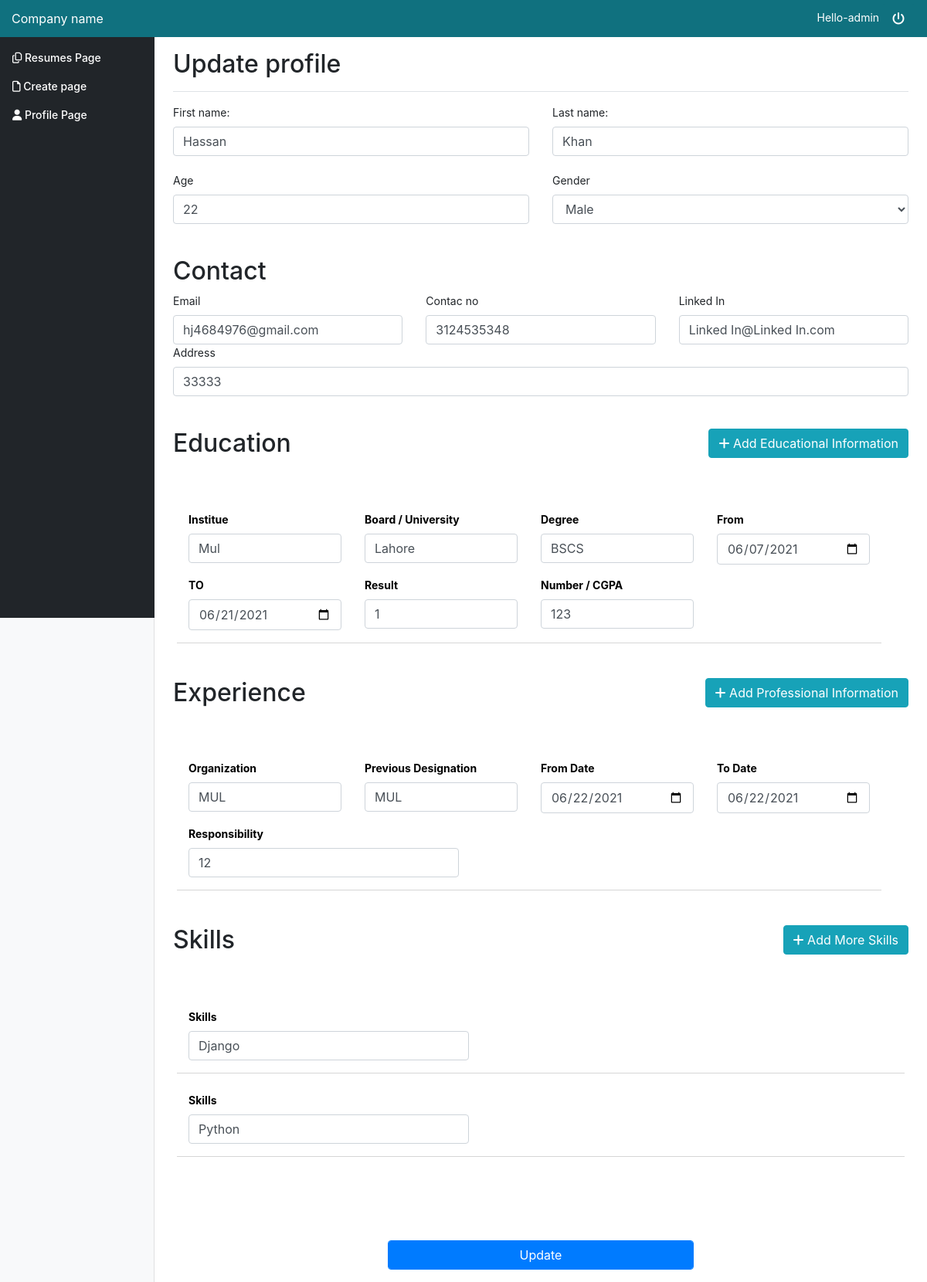
Screenshot of /dashboard/updateinfo/ (signed in) with the database file from the repository.
### dashboard/models.py (models this page shows, shortened)
class Profile(models.Model):
    boolChoice = (
        ("Male", "Male"), ("Female", "Female"))
    name = models.CharField(max_length=50)
    fname = models.TextField(max_length=50)
    age = models.IntegerField()
    gender = models.CharField(max_length=10, choices=boolChoice)
    profile_pic = models.ImageField(default='place.png')
    email = models.TextField(max_length=20, default=None)
    contactno1 = models.IntegerField(default=None)
    contactno2 = models.IntegerField(blank=True, null=True)
    linkedin = models.TextField(max_length=50, default=None)
    address = models.TextField(max_length=100, default=None)
    education = models.ManyToManyField(ProfileEducation, default=None)
    experience = models.ManyToManyField(ProfileExperience, default=None)
    skills = models.ManyToManyField(ProfileSkills, default=None)
    user = models.ManyToManyField(User, blank=True)
    def __str__(self):
        return self.name

class ProfileEducation(models.Model):
    institute = models.TextField(max_length=50)
    board = models.TextField(max_length=50)
    degree = models.TextField(max_length=50)
    startingdate = models.TextField(max_length=20)
    endingdate = models.TextField(max_length=20)
    result = models.TextField(max_length=10)
    percentage = models.IntegerField(default=None)

class ProfileExperience(models.Model):
    organization = models.TextField(max_length=20)
    previousDesignation = models.TextField(max_length=20)
    startingDate = models.TextField(max_length=20)
    endingDate = models.TextField(max_length=20)
    responsibilities = models.TextField(max_length=100)

class ProfileSkills(models.Model):
    skills = models.TextField(max_length=20)

### dashboard/views.py (the view, shortened to what this page needs)
# urls.py: path('updateinfo/', views.update_profile, name='updateinfo'),
def update_profile(request):
    id = request.user.id
    profile = Profile.objects.filter(user=request.user).first()
    print(profile)
    return render(request, 'dashboard/profile_update.html', {'profile': profile, 'id': id})

### dashboard/templates/dashboard/profile_update.html (shortened to what this page needs)
{% extends 'basetemplate.html' %}
{%block content  %}
    <main role="main" class="col-md-9 ml-sm-auto col-lg-10 pt-3 px-4">
        <div class="d-flex justify-content-between flex-wrap flex-md-nowrap align-items-center pb-2 mb-3 border-bottom">
            <h1 class="h2">Update profile</h1>
        </div>
        <form  class="form-group " action="{% url 'dashboard:updateinfo'  %}" method="post" enctype="multipart/form-data">
            <div class="row">
                <div class="col">
                    <label  for="fname" >First name:</label><br>
                    <input class="form-control" type="text" id="fname" name="fname" value="{{ profile.name }}">
                </div>
                <div class="col">
                    <label  for="lname">Last name:</label><br>
                    <input class="form-control" type="text" id="lname" name="lname" value="{{ profile.fname }}">
                </div>
            </div>
            <br>
            <div class="row">
                <div class="col">
                    <label  for="age">Age</label><br>
                    <input class="form-control" type="number" id="age" name="age" value="{{ profile.age }}">
                </div>
                <div class="col">
                    <label >Gender </label><br>
                    <select name="gender" class="form-control">
                        <option value="Male" >Male</option>
                    </select>
                </div>
            </div>
            <br><br>
            <h2>Contact</h2>
            <div class="row">
                <div class="col">
                    <label >Email </label><br>
                    <input class="form-control" type="text" name="email" id="email" value="{{ profile.email }}">
                </div>
                <div class="col">
                    <label >Contac no </label><br>
                    <input class="form-control" type="text"  name="contact1" id="concontactno1" value="{{ profile.contactno1 }}">
                </div>
                <div class="col">
                    <label >Linked In </label><br>
                    <input class="form-control" type="text" name="linkedin" id="linkedin" value="{{ profile.linkedin }}" >
                </div>
            </div>
            <div class="row">
                <div class="col">
                    <label >Address </label><br>
                    <input class="form-control" type="text" name="address" id="address" value="{{ profile.address }}">
                </div>
            </div>
            <br> <br>
            <div class="d-flex justify-content-between  mb-3">
                <div> <h2>Education</h2></div>
                <div id="AddMoreFileId" style="text-align: right">
                    <button type="button" name="addP" id="AddMoreFileBox" class="btn btn-info pull-right mb-4">
                                                                <span class="icon text-white">
                                                                    <i class="fas fa-plus"></i>
                                                                </span>
                        <span class="text"> Add Educational Information</span>
                    </button>
                </div>
            </div>
            <div class="card-body" style="padding-bottom: 0px">
                {% for edu in profile.education.all %}
                    <div id="" class="mb-4">
                        <div class="row col-md-12">
                            <div class="row" style="border-bottom-style: solid; border-bottom-width: thin; margin-top: 1%; border-bottom-color: #d6d6d6;">
                                <div class="col-md-3"><div class="form-group"><label class="bmd-label-floating" style="font-weight: bold; color: black;">Institue</label> <input class="form-control" type="text" name="Institute[]"  value="{{ edu.institute }}" placeholder="Institute" /></div></div>
                                <div class="col-md-3"><div class="form-group"><label class="bmd-label-floating" style="font-weight: bold; color: black;">Board / University</label> <input class="form-control" type="text" name="Board_Uni[]"  value="{{ edu.board }}" placeholder="Board / University" /></div></div>
                                <div class="col-md-3"><div class="form-group"><label class="bmd-label-floating" style="font-weight: bold; color: black;">Degree</label> <input class="form-control" type="text" name="Degree[]"  value="{{ edu.degree }}" placeholder="Degree" /></div></div>
                                <div class="col-md-3"><div class="form-group"><label class="bmd-label-floating" style="font-weight: bold; color: black;">From</label> <input class="form-control" type="date" name="PassingYear[]"  value="{{ edu.startingdate }}" placeholder="Passing Year" /></div></div>
                                <div class="col-md-3"><div class="form-group"><label class="bmd-label-floating" style="font-weight: bold; color: black;">TO</label> <input class="form-control" type="date" name="enddate[]"  value="{{ edu.endingdate }}"placeholder="Passing Year" /></div></div>
                                <div class="col-md-3"><div class="form-group"><label class="bmd-label-floating" style="font-weight: bold; color: black;">Result</label> <input class="form-control" type="text" name="Result[]"  value="{{ edu.result }}"placeholder="Result" /></div></div>
                                <div class="col-md-3"><div class="form-group"><label class="bmd-label-floating" style="font-weight: bold; color: black;">Number / CGPA</label> <input class="form-control" type="text" name="Number_CGPA[]"  value="{{ edu.percentage }}" placeholder="Number / CGPA" /></div></div>
                            </div>
                        </div>
                    </div>
                {% endfor %}
            </div>
            <br>
            <div class="d-flex justify-content-between  mb-3">
                <div>   <h2>Experience</h2> </div>
                <div id="AddMoreFileId1" style="text-align: right">
                    <button type="button" name="addP" id="AddMoreFileBox1" class="btn btn-info pull-right mb-4">
                                                                    <span class="icon text-white">
                                                                        <i class="fas fa-plus"></i>
                                                                    </span>
                        <span class="text"> Add Professional Information</span>
                    </button>
                </div>
            </div>
            <div class="card-body" style="padding-bottom: 0px">
                {% for exp in profile.experience.all %}
                    <div id="" class="mb-4">
                        <div class="row col-md-12">
                            <div class="row" style="border-bottom-style: solid; border-bottom-width: thin; margin-top: 1%; border-bottom-color: #d6d6d6;">
                                <div class="col-md-3"><div class="form-group"><label class="bmd-label-floating" style="font-weight: bold; color: black;">Organization</label> <input class="form-control" type="text" name="Organization[]" value="{{ exp.organization }}" placeholder="Organization" /></div></div>
                                <div class="col-md-3"><div class="form-group"><label class="bmd-label-floating" style="font-weight: bold; color: black;">Previous Designation</label> <input class="form-control" type="text" name="Previous_Designation[]" value="{{ exp.previousDesignation }}" placeholder="Previous Designation" /></div></div>
                                <div class="col-md-3"><div class="form-group"><label class="bmd-label-floating" style="font-weight: bold; color: black;">From Date</label> <input class="form-control" type="date" name="FromDate[]" value="{{ exp.startingDate }}" placeholder="From Date" /></div></div>
                                <div class="col-md-3"><div class="form-group"><label class="bmd-label-floating" style="font-weight: bold; color: black;">To Date</label> <input class="form-control" type="date" name="ToDate[]" value="{{ exp.endingDate }}" placeholder="To Date" /></div></div>
                                <div class="col-md-5"><div class="form-group"><label class="bmd-label-floating" style="font-weight: bold; color: black;">Responsibility</label> <input class="form-control" type="text" name="Responsibility[]" value="{{ exp.responsibilities }}" placeholder="Responsibility" /></div></div>
                            </div>
                        </div>
                    </div>
                {% endfor %}
            </div>
        <br>
            <div class="d-flex justify-content-between  mb-3">
                <div> <h2>Skills</h2></div>
                <div id="AddMoreSkillId" style="text-align: right">
                    <button type="button" name="addP" id="AddMoreSkillBox" class="btn btn-info pull-right mb-4">
                                                                <span class="icon text-white">
                                                                    <i class="fas fa-plus"></i>
                                                                </span>
                        <span class="text"> Add More Skills</span>
                    </button>
                </div>
            </div>
            <div class="card-body" style="padding-bottom: 0px">
                {% for skill in profile.skills.all %}
                    <div id="" class="mb-4">
                        <div class="row" style="border-bottom-style: solid; border-bottom-width: thin; margin-top: 1%; border-bottom-color: #d6d6d6;">
                            <div class="col-md-5"><div class="form-group"><label class="bmd-label-floating" style="font-weight: bold; color: black;">Skills</label> <input class="form-control" type="text" name="Skills[]" value="{{ skill.skills }}" placeholder="Skills" /></div></div>
                        </div>
                    </div>
                {% endfor %}
            </div>
            <br>
            <br><br><br>
            <div style="text-align: center;"><input class="col-md-5 form-control btn btn-primary" type="submit" value="Update"></div></div>
            </div>
{% endblock %}

### templates/basetemplate.html (shortened to what this page needs)
{% load static %}
<!doctype html>
<html lang="en">
<head>
    <link href="{% static 'bootstrap.css' %}" rel="stylesheet">
    <link href="{% static 'dashboard.css' %}" rel="stylesheet">
    <link rel="stylesheet" href="https://ajax.googleapis.com/ajax/libs/jqueryui/1.12.1/themes/smoothness/jquery-ui.css">
</head>
<body>
<nav class="navbar navbar-dark sticky-top flex-md-nowrap p-0" style="background-color: #10717F" >
    <a class="navbar-brand col-sm-3 col-md-2 mr-0" href="">Company name</a>
    <ul class="navbar-nav px-3">
        <li class="nav-item text-nowrap">
            <form class="logout-link" action="{% url 'accounts:logout' %}" method="post">
                <span class="hello-msg" style="color: white"> Hello-{{ request.user }}</span>
                <button class="btn" style="background-color: #10717F" type="submit" > <i style="color: white;" class="fas fa-power-off"></i></button>
            </form>
        </li>
    </ul>
</nav>
<div class="container-fluid">
    <div class="row">
        <nav class="col-md-2 d-none d-md-block bg-light sidebar">
            <div class="sidebar-sticky">
                <ul class="nav flex-column">
                                        <li class="nav-item">
                        <a class="nav-link " href="{% url 'pages:createpage' %}">
                            <span ><i class="far fa-copy"></i></span> Resumes Page <span class="sr-only">(current)</span>
                        </a>
                    </li>
                    <li class="nav-item">
                        <a class="nav-link " href="{% url 'dashboard:selectcv' %}">
                            <span ><i class="far fa-file"></i></span> Create page <span class="sr-only">(current)</span>
                        </a>
                    </li>
                    <li class="nav-item">
                        <a class="nav-link " href="{% url 'dashboard:profile_form'  %}">
                            <span ><i class="fas fa-user"></i></span> Profile Page <span class="sr-only">(current)</span>
                        </a>
                    </li>
                </ul>
            </div>
        </nav>
        {% block content %}
        {% endblock %}
</body>
</html>

### assets/dashboard.css (style rules this page uses)
body { font-size: .875rem; }
.sidebar { position: fixed; top: 0; bottom: 0; left: 0; z-index: 100; padding: 0; box-shadow: inset -1px 0 0 rgba(0, 0, 0, .1); }
.sidebar-sticky { position: -webkit-sticky; position: sticky; top: 48px; height: calc(100vh - 48px); padding-top: .5rem; overflow-x: hidden; overflow-y: auto; background-color: #212529; }
.sidebar .nav-link { font-weight: 500; color: white; }
.navbar-brand { padding-top: .75rem; padding-bottom: .75rem; font-size: 1rem; }
.border-bottom { border-bottom: 1px solid #e5e5e5; }

### rows the page displays
Profile: fname "Hassan", lname "Khan", age "22", email "hj4684976@gmail.com", contact1 "3124535348", linkedin "Linked In@Linked In.com", address "33333"
ProfileEducation: institute "Mul", board "Lahore", degree "BSCS", startingdate "06/07/2021", endingdate "06/21/2021", result "1", percentage "123"
ProfileExperience: organization "MUL", previousDesignation "MUL", startingDate "06/22/2021", endingDate "06/22/2021", responsibilities "12"
ProfileSkills: skills "Django"
ProfileSkills: skills "Python"

### other values shown
{{ request.user }} "admin"
